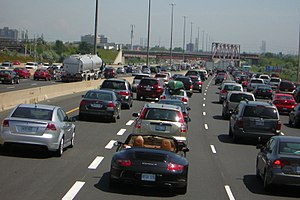
#> input picture KGC/darknet/car.jpg, 300 x 200 px, given in place of chart.png, which was not available
$ jupyter execute 201113YOLOv4OIDv6Training.ipynb   (shell and % lines are left out)   (text cells are left out)
#> lines starting #> are read from the running program, lines starting #| are printed output that depends on the picture; pictures that were not available may be replaced by others from this repository, and a replacement may not be noted
[cell 1]
# change makefile to have GPU and OPENCV enabled
%cd ~/dataset/darknet

[cell 2]
# verify CUDA

[cell 3]
# make darknet (builds darknet so that you can then use the darknet executable file to run or train object detectors)

[cell 4]
# define helper functions
def imShow(path):
#> called with path = 'chart.png'
    import cv2
    import matplotlib.pyplot as plt
    %matplotlib inline

    image = cv2.imread(path)
#> image is the input picture: shape (200, 300, 3); mean B, G, R 98.2, 98.8, 97
    print(path)
    height, width = image.shape[:2]
#> height = 200; width = 300
    resized_image = cv2.resize(image,(3*width, 3*height), interpolation = cv2.INTER_CUBIC)
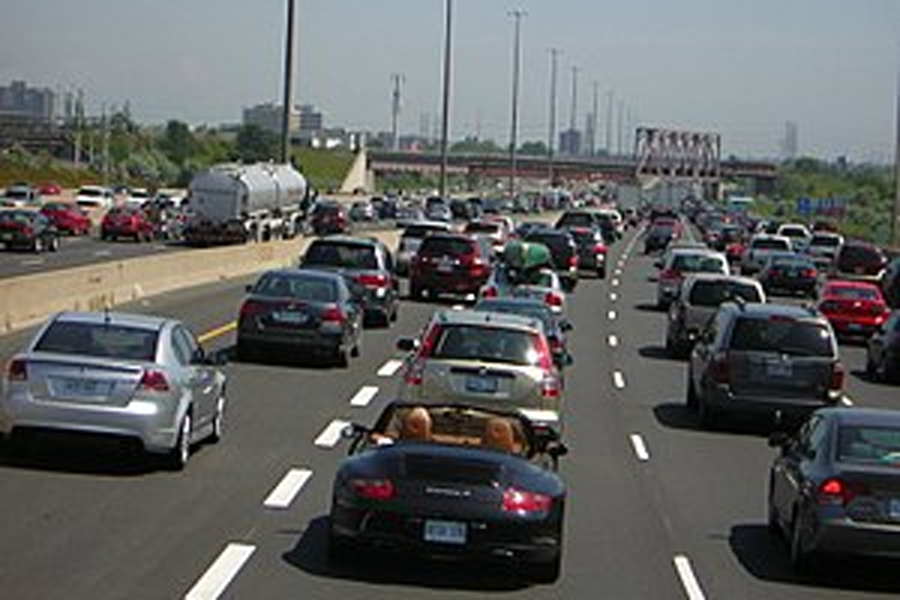
#> resized_image: shape (600, 900, 3); mean B, G, R 98.3, 98.8, 97

    fig = plt.gcf()
    fig.set_size_inches(18, 10)
    plt.axis("off")
    plt.imshow(cv2.cvtColor(resized_image, cv2.COLOR_BGR2RGB))
    plt.show()

# use this to upload files
def upload():
    from google.colab import files
    uploaded = files.upload()
    for name, data in uploaded.items():
        with open(name, 'wb') as f:
            f.write(data)
            print ('saved file', name)

# use this to download a file
def download(path):
    from google.colab import files
    files.download(path)

[cell 5]
# single class
# 원래 label 형태
# Vehicle registration plate 195.999744 411.75818200000003 318.39948799999996 512.4991299999999
# Vehicle registration plate 849.5994880000001 212.67556199999999 868.7994880000001 235.86151600000002
# yolo label 형태
# 0 0.25097631249999997 0.6770647829912024 0.11953099999999997 0.14771399999999985
# 0 0.8384760625000001 0.3279700322580645 0.018750000000000044 0.033997000000000055

[cell 6]
# train your custom detector! (uncomment %%capture below if you run into memory issues or your Colab is crashing)
# %%capture

[cell 7]
# show chart.png of how custom object detector did with training
imShow('chart.png')

[cell 8]
# 오류가 나서 갑자기 종료 되었을 때
# kick off training from where it last saved
# !./darknet detector train data/obj_crosswalk.data cfg/yolov4-obj-explanation.cfg ../backup_crosswalk/yolov4-obj_last.weights -dont_show

[cell 9]
# imShow('chart.png')

[cell 10]
# train your custom detector! (uncomment %%capture below if you run into memory issues or your Colab is crashing)
# %%capture

[cell 11]
# show chart.png of how custom object detector did with training
imShow('chart.png')

[cell 12]
# train your custom detector! (uncomment %%capture below if you run into memory issues or your Colab is crashing)
# %%capture

[cell 13]
# show chart.png of how custom object detector did with training
imShow('chart.png')

[cell 14]
# need to set our custom cfg to test mode
# %cd cfg
# !sed -i 's/batch=64/batch=1/' yolov4-obj.cfg
# !sed -i 's/subdivisions=16/subdivisions=1/' yolov4-obj.cfg
# %cd ..

[cell 15]
# run your custom detector with this command (upload an image to your google drive to test, thresh flag sets accuracy that detection must be in order to show it)
imShow('predictions.jpg')
#> call 4 of imShow, with path = 'predictions.jpg'
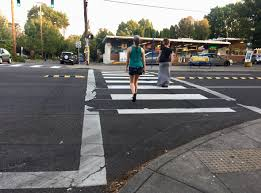
#> input picture KGC/darknet/crosswalk.jpg, 261 x 193 px, given in place of predictions.jpg, which was not available
#> in imShow, image is the input picture: shape (193, 261, 3); mean B, G, R 105.1, 108.4, 110.1
#> in imShow (call 4), `resized_image = cv2.resize(image,(3*width, 3*height), interpolation = ..`:
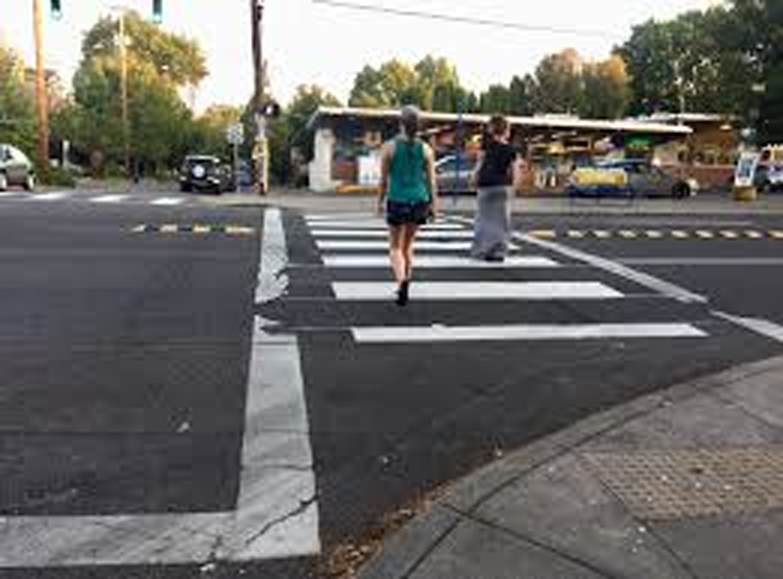
#> resized_image: shape (579, 783, 3); mean B, G, R 105.1, 108.4, 110.1
